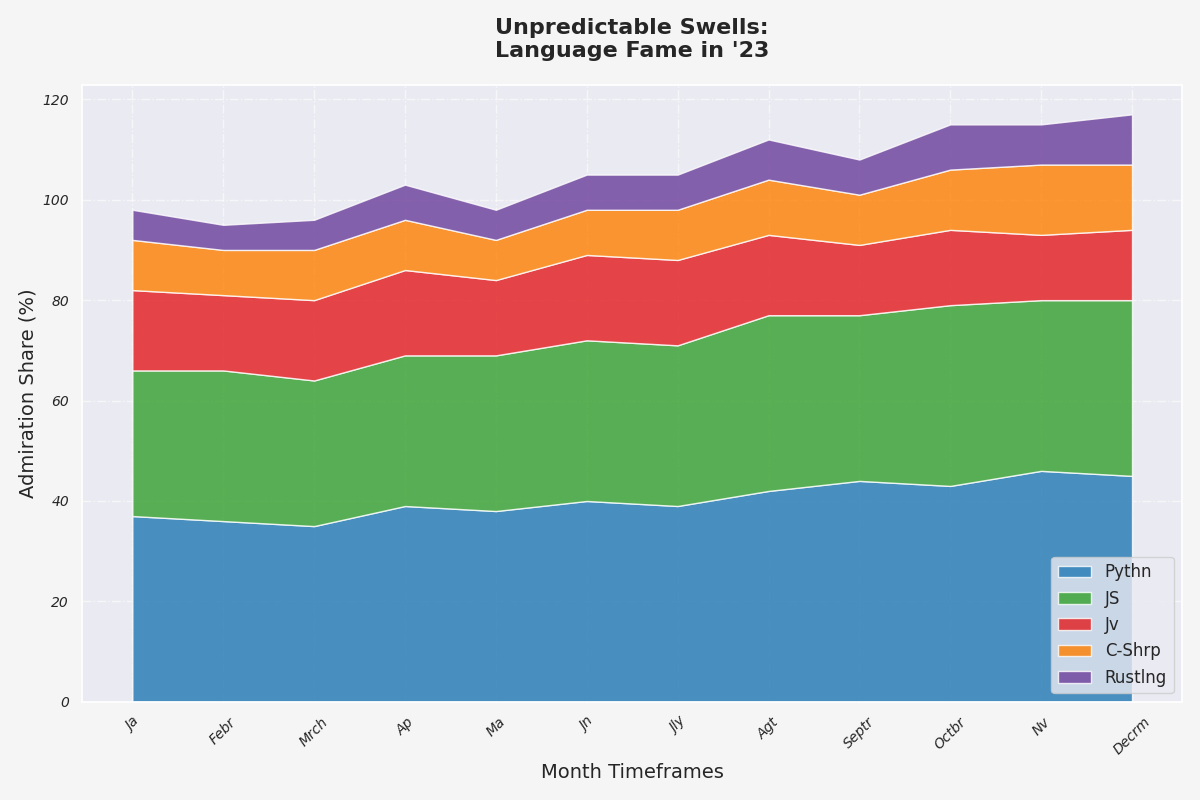

Here is the Python script that generated this plot:
import matplotlib.pyplot as plt
import numpy as np

# Altering textual content for this task
months = [
    'Ja', 'Febr', 'Mrch', 'Ap', 'Ma', 'Jn',
    'Jly', 'Agt', 'Septr', 'Octbr', 'Nv', 'Decrm'
]

# Manually shuffled popularity values while maintaining the same dimensional structure
python_popularity = np.array([37, 36, 35, 39, 38, 40, 39, 42, 44, 43, 46, 45])
javascript_popularity = np.array([29, 30, 29, 30, 31, 32, 32, 35, 33, 36, 34, 35])
java_popularity = np.array([16, 15, 16, 17, 15, 17, 17, 16, 14, 15, 13, 14])
csharp_popularity = np.array([10, 9, 10, 10, 8, 9, 10, 11, 10, 12, 14, 13])
rust_popularity = np.array([6, 5, 6, 7, 6, 7, 7, 8, 7, 9, 8, 10])

fig, ax = plt.subplots(figsize=(12, 8))

ax.stackplot(
    months, 
    python_popularity, 
    javascript_popularity, 
    java_popularity, 
    csharp_popularity, 
    rust_popularity, 
    labels=['Pythn', 'JS', 'Jv', 'C-Shrp', 'Rustlng'],
    colors=['#1f78b4', '#33a02c', '#e31a1c', '#ff7f00', '#6a3d9a'],
    alpha=0.8
)

ax.set_title("Unpredictable Swells:\nLanguage Fame in '23", fontsize=16, fontweight='bold', pad=20)
ax.set_xlabel("Month Timeframes", fontsize=14)
ax.set_ylabel("Admiration Share (%)", fontsize=14)

ax.grid(True, linestyle='-.', alpha=0.6)
ax.legend(loc='lower right', fontsize=12)
plt.xticks(rotation=45, fontsize=10, style='italic')
plt.yticks(fontsize=10, style='italic')
plt.tight_layout()

plt.gcf().set_facecolor('#f5f5f5')
plt.show()
